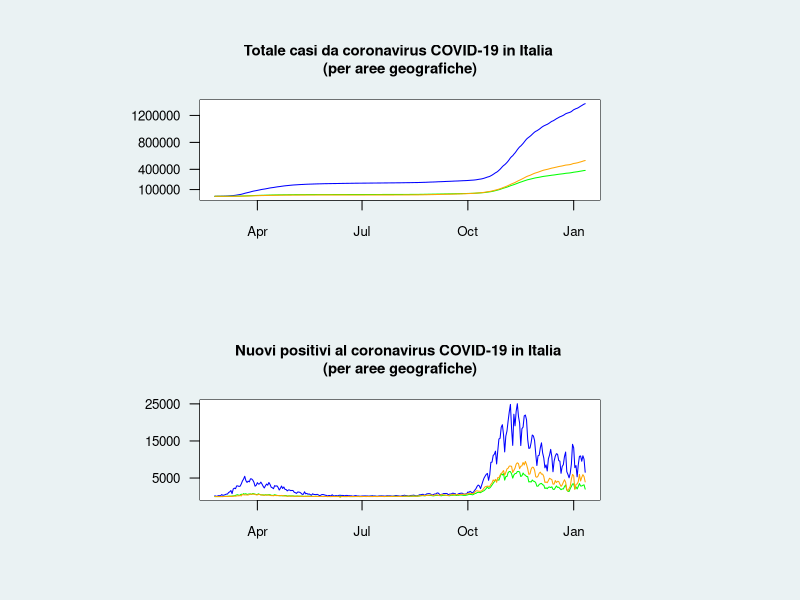
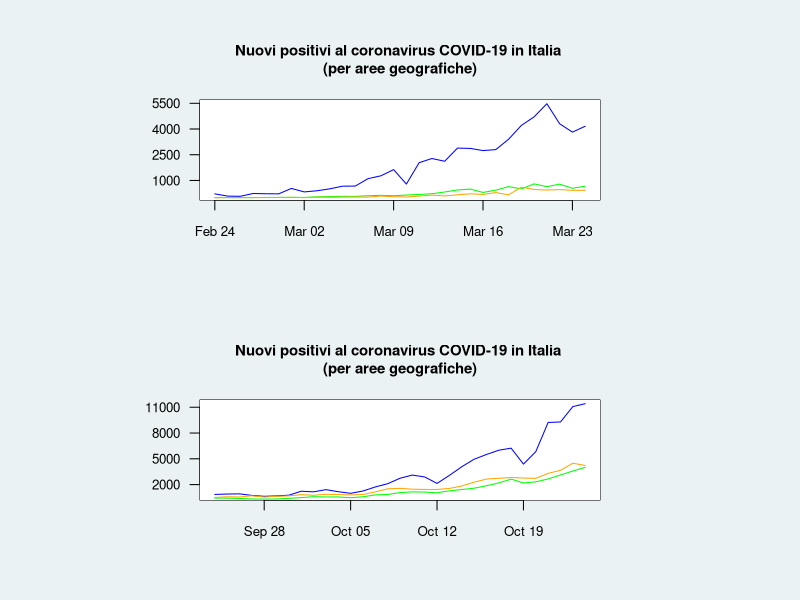
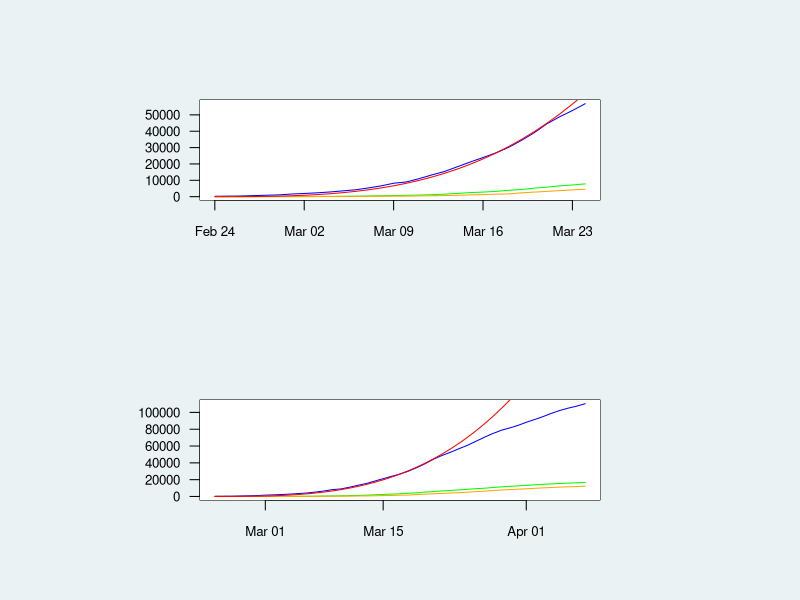

Here is the R script that generated these plots, in order:
## ---- chunk 1
knitr::opts_chunk$set(echo=TRUE,fig.dim=c(9,5))
## ---- chunk 2
options(scipen=999)
setwd("/Users/mau/github/covid_19_data")
#To show how the epidemic hit Italy differently by geographic area, I construct one matrix per each significant variable I consider. The matrix' columns are the time series of that variable for the regions I consider (i.e., for instance, Toscana, Lazio, Umbria and Marche for the Centre of Italy). By computing the row sums of that columns I get the time series of that variable for the geographic area of choice.
covid_data <- read.delim("covid_data.csv",sep=",",header=T)
names(covid_data)
date_matrix <- matrix(covid_data$date,ncol=22)
date <- as.Date(date_matrix[,1])
levels(factor(covid_data$codice_regione))
## ---- chunk 3

#Totale casi (cumulative sum of new positives)
totale_casi_nord <- rowSums(matrix(covid_data$totale_casi,ncol=22)[,c(2:8,21,22)])
totale_casi_centro <- rowSums(matrix(covid_data$totale_casi,ncol=22)[,9:12])
totale_casi_sud <- rowSums(matrix(covid_data$totale_casi,ncol=22)[,13:20])

#Nuovi positivi (daily persons tested positive to COVID-19)
nuovi_positivi_nord <- rowSums(matrix(covid_data$nuovi_positivi,ncol=22)[,c(2:8,21,22)])
nuovi_positivi_centro <- rowSums(matrix(covid_data$nuovi_positivi,ncol=22)[,9:12])
nuovi_positivi_sud <- rowSums(matrix(covid_data$nuovi_positivi,ncol=22)[,13:20])

#Function that allows me to customize the plot region
plot_region <- function() {
  points(0, 0, pch=16, cex=1e6, col="#FFFFFF") #FFFFFF: white
  #grid(NA,ny=NULL,col="#EAF2F3",lty=1,lwd=2)
}

par(mfrow=c(2,1),pin=c(4,1),bg="#EAF2F3")

#plot totale casi
marks <- c(100000,400000,800000,1200000)
plot(totale_casi_nord~date,type="l",main="Totale casi da coronavirus COVID-19 in Italia \n(per aree geografiche)",cex.main=.9,xlab="",ylab="",yaxt="n",cex.axis=.8)
axis(2,at=marks,labels=marks,las=2,cex.axis=.8)
abline(h=marks,col="#EAF2F3",panel.first=plot_region()) #v=xmarks,
points(totale_casi_nord~date,type="l",col="blue",panel.first=plot_region())
lines(totale_casi_centro~date,col="green")
lines(totale_casi_sud~date,col="orange")


#plot nuovi positivi
marks2 <- c(5000,15000,25000)
plot(nuovi_positivi_nord~date,type="l",main="Nuovi positivi al coronavirus COVID-19 in Italia \n(per aree geografiche)",cex.main=.9,xlab="",ylab="",yaxt="n",cex.axis=.8)
axis(2,at=marks2,labels=marks2,las=2,cex.axis=.8)
abline(h=marks2,col="#EAF2F3") #v=xmarks,
points(nuovi_positivi_nord~date,type="l",col="blue",panel.first=plot_region())
lines(nuovi_positivi_centro~date,col="green")
lines(nuovi_positivi_sud~date,col="orange")
## ---- chunk 4

par(mfrow=c(2,1),pin=c(4,1),bg="#EAF2F3")

#plot nuovi positivi first wave
marks <- c(1000,2500,4000,5500)
plot(nuovi_positivi_nord[1:30]~date[1:30],type="l",col="blue",main="Nuovi positivi al coronavirus COVID-19 in Italia \n(per aree geografiche)",cex.main=.9,xlab="",ylab="",yaxt="n",cex.axis=.8)
axis(2,at=marks,labels=marks,las=2,cex.axis=.8)
points(nuovi_positivi_nord[1:30]~date[1:30],type="l",col="blue",panel.first=plot_region())
lines(nuovi_positivi_centro[1:30]~date[1:30],col="green")
lines(nuovi_positivi_sud[1:30]~date[1:30],col="orange")

#plot nuovi positivi second wave
marks2 <- c(2000,5000,8000,11000)
plot(nuovi_positivi_nord[214:244]~date[214:244],type="l",col="blue",main="Nuovi positivi al coronavirus COVID-19 in Italia \n(per aree geografiche)",cex.main=.9,xlab="",ylab="",yaxt="n",cex.axis=.8)
axis(2,at=marks2,labels=marks2,las=2,cex.axis=.8)
points(nuovi_positivi_nord[214:244]~date[214:244],type="l",col="blue",panel.first=plot_region())
lines(nuovi_positivi_centro[214:244]~date[214:244],col="green")
lines(nuovi_positivi_sud[214:244]~date[214:244],col="orange")
## ---- chunk 5
par(bg="#EAF2F3")

x <- seq(1,30,1) #We assign to the vector "x" a sequence of values starting at 1 and ending at 30, separated by 1 unit. We will compute the exponential of this vector to the power of 3.25 and overlap the resulting curve over our plot
plot(totale_casi_nord[1:30]~date[1:30],type="l",col="blue",xlab="",ylab="",las=1,cex.axis=.8)
points(totale_casi_nord[1:30]~date[1:30],type="l",col="blue",panel.first=plot_region())
lines(totale_casi_centro[1:30]~date[1:30],col="green")
lines(totale_casi_sud[1:30]~date[1:30],col="orange")
lines(x^3.25~date[1:30],col="red")
## ---- chunk 6
par(bg="#EAF2F3")

x <- seq(1,45,1)
plot(totale_casi_nord[1:45]~date[1:45],type="l",col="blue",xlab="",ylab="",las=1,cex.axis=.8)
points(totale_casi_nord[1:45]~date[1:45],type="l",col="blue",panel.first=plot_region())
lines(totale_casi_centro[1:45]~date[1:45],col="green")
lines(totale_casi_sud[1:45]~date[1:45],col="orange")
lines(x^3.25~date[1:45],col="red")
## ---- chunk 7
sessionInfo()
